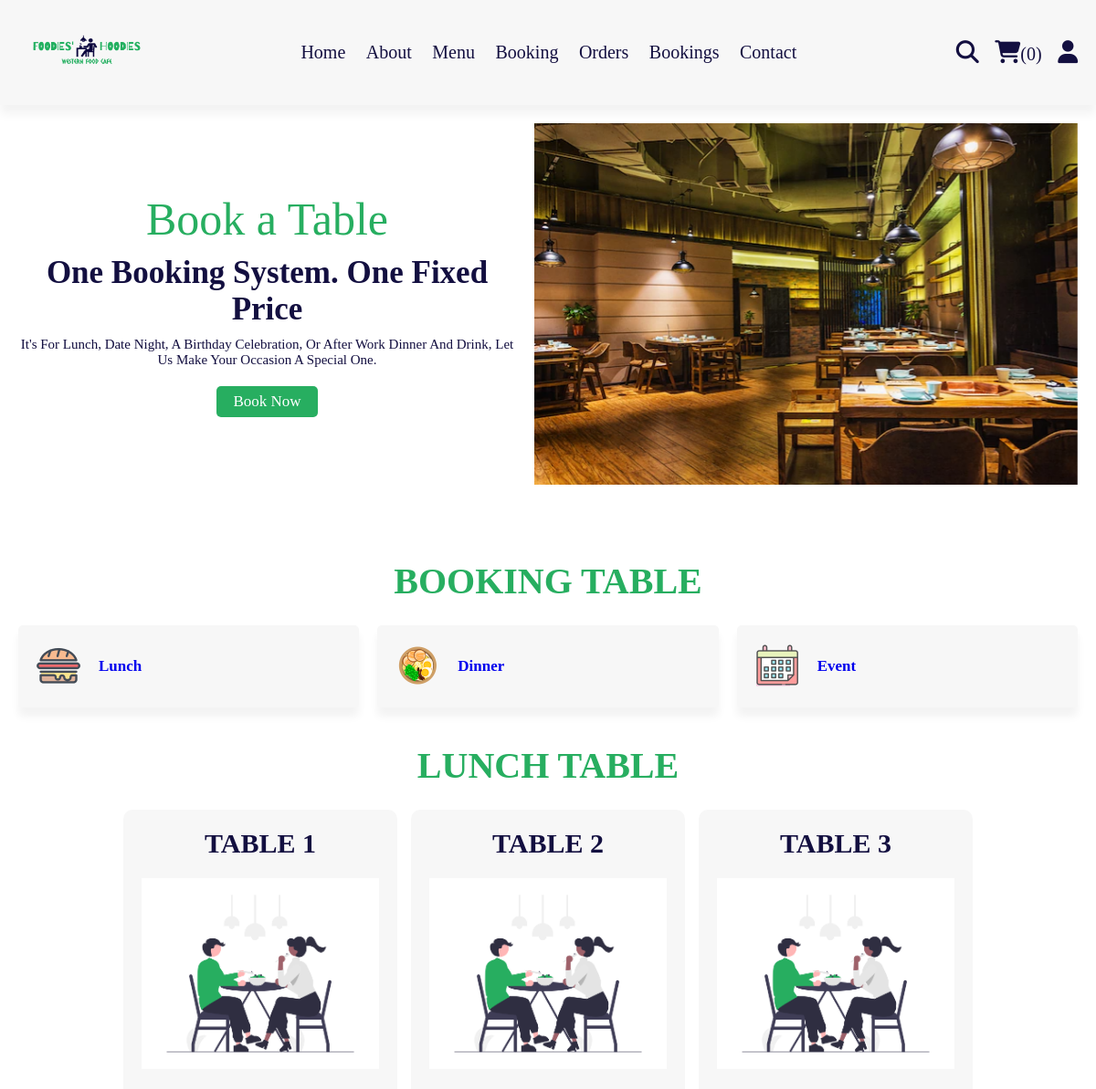
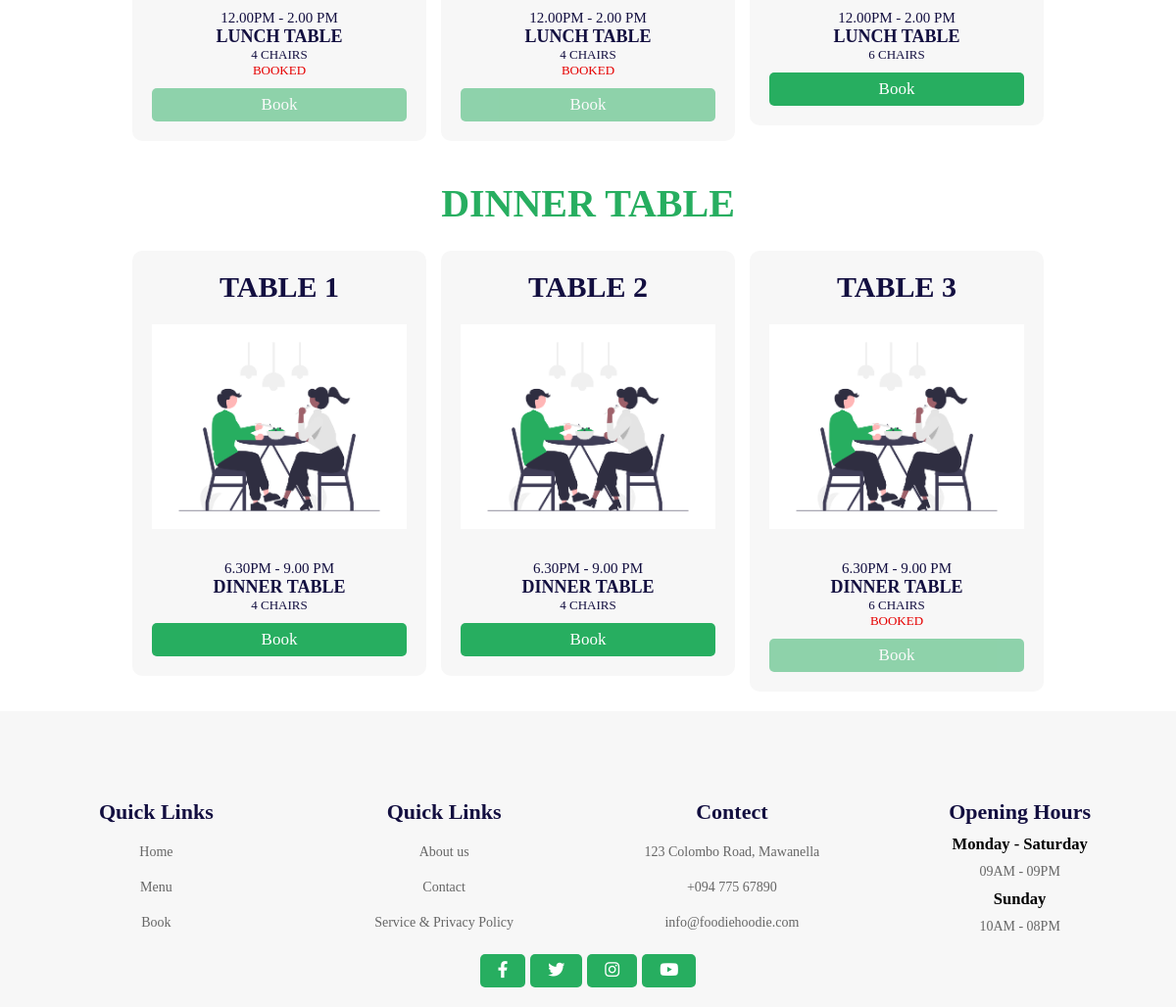
Screenshot of /booking.php with the database file from the repository (2 pictures, top to bottom).
### tables this page shows
CREATE TABLE `book_tables` (
  `table_id` int(100) NOT NULL,
  `table_name` varchar(100) NOT NULL,
  `t_category` varchar(100) NOT NULL,
  `t_size` varchar(100) NOT NULL,
  `status` varchar(6) NOT NULL,
  `book_time` varchar(100) NOT NULL
);

### booking.php (the view, shortened to what this page needs)
<?php
include 'components/connect.php';
?>
<!DOCTYPE html>
<html lang="en">
<head>
   <link rel="stylesheet" href="https://unpkg.com/swiper@8/swiper-bundle.min.css" />
   <link rel="stylesheet" href="https://cdnjs.cloudflare.com/ajax/libs/font-awesome/6.1.1/css/all.min.css">
   <link rel="stylesheet" href="css/style.css">
</head>
<body>
<?php include 'components/user_header.php'; ?>
<section class="hero">
   <div class="swiper hero-slider">
      <div class="swiper-wrapper">
         <div class="swiper-slide slide">
         <div class="content">
            <span>Book a Table</span>
            <h3>One Booking System. One Fixed Price</h3>
            <p> It's for lunch, date night, a birthday celebration, or after work dinner and drink, let us make your occasion a special one.</p>
            <a href="#table" class="btn">book now</a>
         </div>
         <div class="image">
            <img src="images/book-1.png" alt="">
         </div>
         </div>
      </div>
   </div>
</section>
<section class="category">
   <h1 class="title">booking table</h1>
   <div class="box-container">
            <div class="box">
                   <a href="#Lunch-Table" class="h-cat"> <img src="images/cat-1.png" alt=""></a>
                    <h3><a href="#Lunch-Table" class="h-cat">lunch</a></h3>
             </div>
                <div class="box">
                   <a href="#Dinner-Table" class="h-cat"> <img src="images/cat-2.png" alt=""></a>
                    <h3><a href="#Dinner-Table" class="h-cat">dinner</a></h3>
                </div>
                <div class="box">
                    <a href="eventbooking.php" class="h-cat"><img src="images/eventicon.png" alt=""></a>
                    <h3><a href="eventbooking.php" class="h-cat">event</a></h3>
                </div>
            </div>
</section>
<section class="table" id="Lunch-Table">
   <h1 class="title">Lunch table</h1>
   <div class="box-container">
      <?php
         $select_book_tables = $conn->prepare("SELECT * FROM `book_tables`");
         $select_book_tables->execute();
               if($select_book_tables->rowCount() > 0){
               while($fetch_book_tables = $select_book_tables->fetch(PDO::FETCH_ASSOC)){
      ?>
          <?php
            if($fetch_book_tables['t_category'] == "Lunch Table" ){
               ?>
      <form action="" method="post" class="box">
         <div class="content">
            <h2><?= $fetch_book_tables['table_name']; ?></h2>
            <img src="images/tab.png">
            <div class="book_time"><?= $fetch_book_tables['book_time']; ?></div>
            <b><div class="t_category"><?= $fetch_book_tables['t_category']; ?></div></b>
            <div class="t_size"><?= $fetch_book_tables['t_size']; ?></div>
            <div class="status"><?= $fetch_book_tables['status']; ?></div>
            <button type="submit" name="status" value="booked" class="btn <?php if($fetch_book_tables['status'] == "booked"){echo 'disabled';} ?>" style="width:100%;">book</button>
         </div>
   </form>
      <?php
   }
            }
         }else{
            echo '<p class="empty">no lanch tables added yet!</p>';}
      ?>
   </div>
</section>
<section class="table" id="Dinner-Table">
   <h1 class="title">Dinner table</h1>
   <div class="box-container">
      <?php
         $select_book_tables = $conn->prepare("SELECT * FROM `book_tables`");
         $select_book_tables->execute();
               if($select_book_tables->rowCount() > 0){
               while($fetch_book_tables = $select_book_tables->fetch(PDO::FETCH_ASSOC)){
      ?>
          <?php
            if($fetch_book_tables['t_category'] == "Dinner Table"){
               ?>
      <form action="" method="post" class="box">
         <div class="content">
            <h2><?= $fetch_book_tables['table_name']; ?></h2>
            <img src="images/tab.png">
            <div class="book_time"><?= $fetch_book_tables['book_time']; ?></div>
            <b><div class="t_category"><?= $fetch_book_tables['t_category']; ?></div></b>
            <div class="t_size"><?= $fetch_book_tables['t_size']; ?></div>
            <div class="status"><?= $fetch_book_tables['status']; ?></div>
            <button type="submit" name="status" value="booked" class="btn <?php if($fetch_book_tables['status'] == "booked"){echo 'disabled';} ?>" style="width:100%;">book</button>
         </div>
   </form>
      <?php
   }
            }
         }else{
            echo '<p class="empty">no lanch tables added yet!</p>';}
      ?>
   </div>
</section>
<?php include 'components/footer.php'; ?>
</body>
</html>

### components/user_header.php (shortened to what this page needs)
<header class="header">
   <section class="flex">
      <a href="home.php" class="logo"><img src="images/logo.png" width="150px"></a>
      <nav class="navbar">
         <a href="home.php">home</a>
         <a href="about.php">about</a>
         <a href="menu.php">menu</a>
         <a href="booking.php">booking</a>
         <a href="orders.php">orders</a>
         <a href="bookings.php">bookings</a>
         <a href="contact.php">contact</a>
      </nav>
      <div class="icons">
         <?php
            $count_cart_items = $conn->prepare("SELECT * FROM `cart` WHERE user_id = ?");
            $count_cart_items->execute([$user_id]);
            $total_cart_items = $count_cart_items->rowCount();
         ?>
         <a href="search.php"><i class="fas fa-search"></i></a>
         <a href="cart.php"><i class="fas fa-shopping-cart"></i><span>(<?= $total_cart_items; ?>)</span></a>
         <div id="user-btn" class="fas fa-user"></div>
      </div>
   </section>
</header>

### components/footer.php (shortened to what this page needs)
<footer class="">
   <section class="footer">
        <div class="box-container">
            <div class="box">
               <h3>Quick Links</h3>
               <a href="home.php"> Home</a>
               <a href="menu.php"> Menu</a>
               <a href="booking.php"> Book</a>
            </div>
            <div class="box">
               <h3>Quick Links</h3>
               <a href="about.php">About us </a>
               <a href="contact.php"> Contact</a>
               <a href="#">Service & Privacy Policy</a>
            </div>
            <div class="box">
               <h3> Contect</h3>
               <p> 123 Colombo Road, Mawanella</p>
               <p> +094 775 67890</p>
               <p> info@foodiehoodie.com</p>
            </div>
            <div class="box">
               <h3>opening hours</h3>
               <h5> Monday - Saturday </h5>
               <p> 09AM - 09PM</p>
               <h5> Sunday </h5>
               <p> 10AM - 08PM</p>
            </div>
        </div>
        <div class="footer-share">
            <a href="#" class="btn"> <i class="fab fa-facebook-f"></i></a>
            <a href="#" class="btn"> <i class="fab fa-twitter"></i></a>
            <a href="#" class="btn"> <i class="fab fa-instagram"></i></a>
            <a href="#" class="btn"> <i class="fab fa-youtube"></i></a>
        </div>
    </section>
</footer>

### rows the page displays
book_tables: table_name "TABLE 1", book_time "12.00PM - 2.00 PM", t_category "LUNCH TABLE", t_size "4 CHAIRS", status "BOOKED"
book_tables: table_name "TABLE 2", book_time "12.00PM - 2.00 PM", t_category "LUNCH TABLE", t_size "4 CHAIRS", status "BOOKED"
book_tables: table_name "TABLE 3", book_time "12.00PM - 2.00 PM", t_category "LUNCH TABLE", t_size "6 CHAIRS"
book_tables: table_name "TABLE 1", book_time "6.30PM - 9.00 PM", t_category "DINNER TABLE", t_size "4 CHAIRS"
book_tables: table_name "TABLE 2", book_time "6.30PM - 9.00 PM", t_category "DINNER TABLE", t_size "4 CHAIRS"
book_tables: table_name "TABLE 3", book_time "6.30PM - 9.00 PM", t_category "DINNER TABLE", t_size "6 CHAIRS", status "BOOKED"

### other values shown
$total_cart_items "0"
